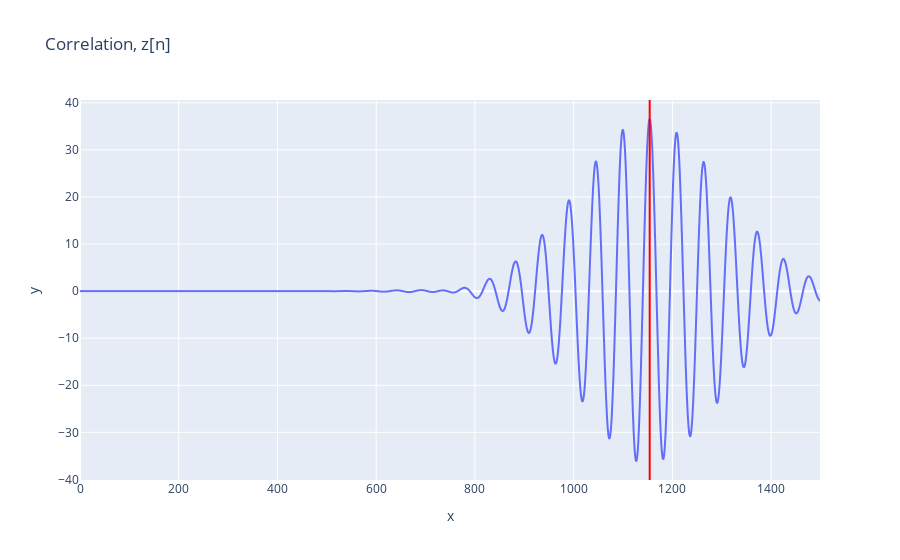

The notebook cell saved with this chart:
### Markdown cell above
In the paper, they recieve a result of max_corr = 100 - delay.

We get max_corr = 99 - delay. I am assuming this is due to MATLAB (used in paper) having 1-indexing??

### Code cell
fig = px.line(x=corr_t, y=corr, title="Correlation, z[n]")
fig.add_vline(x=max_corr, line_color="red")
fig.show()

### Figure 1 — Plotly figure (JSON) as saved in the notebook; plotly's stock layout.template omitted (floating-point values rounded to 4 significant figures; data arrays with more than 128 entries replaced by an {"elided": "..."} marker saying what was removed)
{"data": [{"hovertemplate": "x=%{x}<br>y=%{y}<extra></extra>", "legendgroup": "", "line": {"color": "#636efa", "dash": "solid"}, "marker": {"symbol": "circle"}, "mode": "lines", "name": "", "showlegend": false, "type": "scattergl", "x": {"elided": "1500 int values"}, "xaxis": "x", "y": {"elided": "1500 float values"}, "yaxis": "y"}], "layout": {"autosize": true, "legend": {"tracegroupgap": 0}, "shapes": [{"line": {"color": "red"}, "type": "line", "x0": 1154, "x1": 1154, "xref": "x", "y0": 0, "y1": 1, "yref": "y domain"}], "title": {"text": "Correlation, z[n]"}, "xaxis": {"anchor": "y", "autorange": true, "domain": [0, 1], "range": [0, 1499], "title": {"text": "x"}, "type": "linear"}, "yaxis": {"anchor": "x", "autorange": true, "domain": [0, 1], "range": [-40.12, 40.6], "title": {"text": "y"}, "type": "linear"}}}
